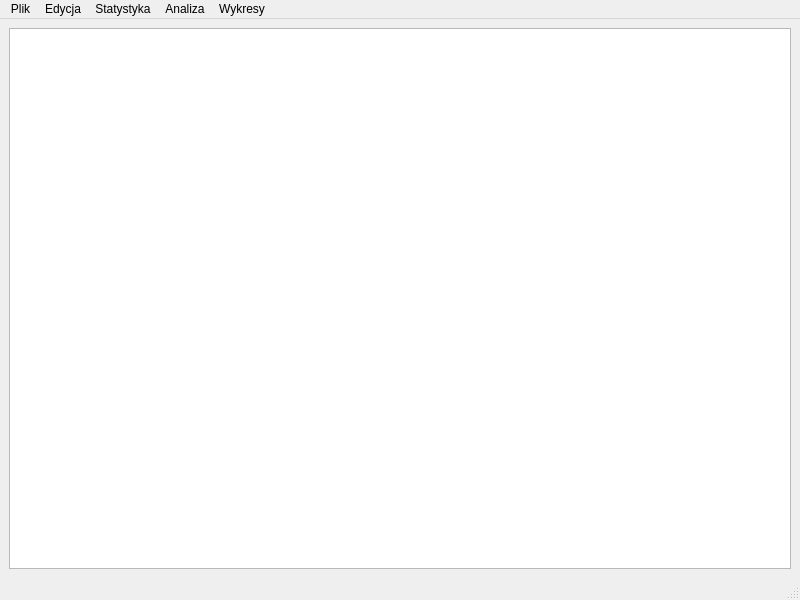
<?xml version="1.0" encoding="UTF-8"?>
<ui version="4.0">
 <class>MainWindow_data_analysis</class>
 <widget class="QMainWindow" name="MainWindow_data_analysis">
  <property name="windowModality">
   <enum>Qt::ApplicationModal</enum>
  </property>
  <property name="geometry">
   <rect>
    <x>0</x>
    <y>0</y>
    <width>800</width>
    <height>600</height>
   </rect>
  </property>
  <property name="minimumSize">
   <size>
    <width>800</width>
    <height>600</height>
   </size>
  </property>
  <property name="windowTitle">
   <string>Analizuj dane</string>
  </property>
  <property name="windowIcon">
   <iconset resource="../images/app-icon/app-icon.qrc">
    <normaloff>:/images/app-icon/dex-icon-512x512.png</normaloff>:/images/app-icon/dex-icon-512x512.png</iconset>
  </property>
  <widget class="QWidget" name="centralwidget">
   <layout class="QVBoxLayout" name="verticalLayout">
    <item>
     <widget class="QTextEdit" name="textEdit_Text"/>
    </item>
   </layout>
  </widget>
  <widget class="QMenuBar" name="menubar">
   <property name="geometry">
    <rect>
     <x>0</x>
     <y>0</y>
     <width>800</width>
     <height>22</height>
    </rect>
   </property>
   <widget class="QMenu" name="menuPlik">
    <property name="title">
     <string>Plik</string>
    </property>
    <addaction name="actionZapisz"/>
    <addaction name="separator"/>
    <addaction name="actionWyjd"/>
   </widget>
   <widget class="QMenu" name="menuEdycja">
    <property name="title">
     <string>Edycja</string>
    </property>
    <addaction name="actionCofnij"/>
    <addaction name="actionPon_w"/>
   </widget>
   <widget class="QMenu" name="menuAnaliza_statystyczna">
    <property name="title">
     <string>Statystyka</string>
    </property>
    <addaction name="actiontest1"/>
   </widget>
   <widget class="QMenu" name="menuAnaliza">
    <property name="title">
     <string>Analiza</string>
    </property>
    <addaction name="actiontest2_2"/>
   </widget>
   <widget class="QMenu" name="menuWykres">
    <property name="title">
     <string>Wykresy</string>
    </property>
    <addaction name="actiontest2"/>
   </widget>
   <addaction name="menuPlik"/>
   <addaction name="menuEdycja"/>
   <addaction name="menuAnaliza_statystyczna"/>
   <addaction name="menuAnaliza"/>
   <addaction name="menuWykres"/>
  </widget>
  <widget class="QStatusBar" name="statusbar"/>
  <action name="actionWyjd">
   <property name="text">
    <string>Zakończ</string>
   </property>
  </action>
  <action name="actionZapisz">
   <property name="text">
    <string>Zapisz</string>
   </property>
  </action>
  <action name="actionCofnij">
   <property name="text">
    <string>Cofnij</string>
   </property>
  </action>
  <action name="actionPon_w">
   <property name="text">
    <string>Ponów</string>
   </property>
  </action>
  <action name="actiontest1">
   <property name="text">
    <string>test1</string>
   </property>
  </action>
  <action name="actiontest2">
   <property name="text">
    <string>test3</string>
   </property>
  </action>
  <action name="actiontest2_2">
   <property name="text">
    <string>test2</string>
   </property>
  </action>
 </widget>
 <resources>
  <include location="../images/app-icon/app-icon.qrc"/>
 </resources>
 <connections/>
</ui>
